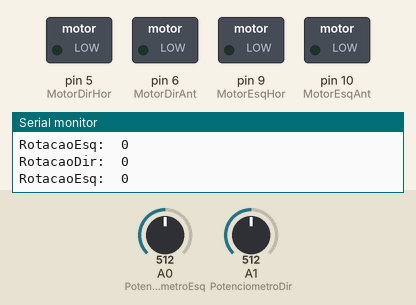
Simulated run of this sketch. Board: Arduino Uno, built with avr-gcc and run on an emulated ATmega328P. Shown: switched loads named in the sketch (green lamp = pin HIGH), the last lines printed to the serial monitor. The inputs (shaded band) are chosen by the test bench; at power-on: A0 (PotenciometroEsq) = 512, A1 (PotenciometroDir) = 512.

Above: at 1.2 s.
1.3 s: A0 (PotenciometroEsq) set to 306
At 2.2 s:
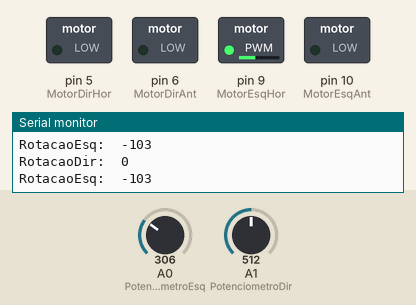
2.8 s: A1 (PotenciometroDir) set to 716
At 3.6 s:
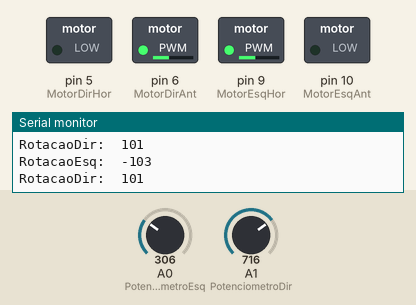
4.3 s: A0 (PotenciometroEsq) set to 511
At 5.5 s:
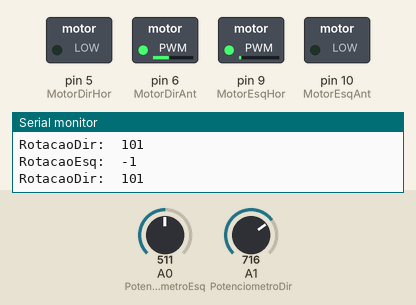
5.8 s: A1 (PotenciometroDir) set to 511
At 7.0 s:
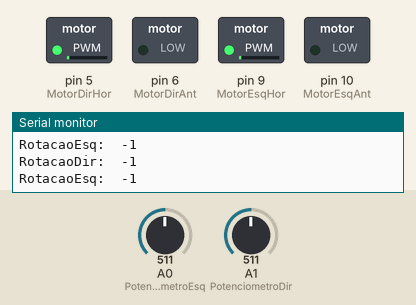
7.3 s: A0 (PotenciometroEsq) set to 716
At 8.3 s:
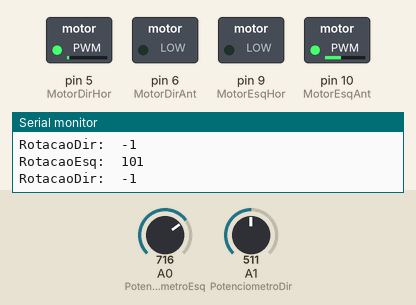
8.8 s: A1 (PotenciometroDir) set to 306
At 9.9 s:
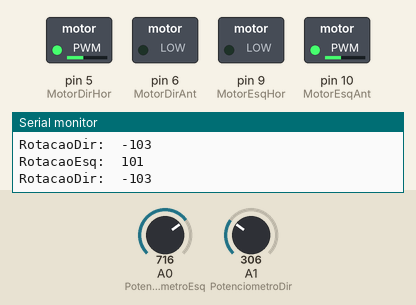
Timing chart, 0 to 11.3 s (numbered marks = the images above; inputs shaded):
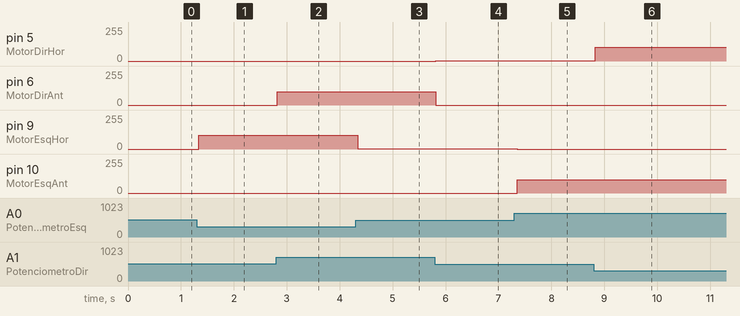

The sketch:

Controle_de_MotoresDC_com_Potenciometro.ino
```cpp
  /*
  * Docente: Marilza Antunes de Lemos
  * Discente: Eduardo Henrique Engel
  * GitHub: https://github.com/EduardoEngel
  * Aula 2 - Conjunto de Motores DC controlado por PWM
  * 27/03/2023
  */

  //Definindo as portas dos motores
  #define MotorEsqAnt 10
  #define MotorEsqHor 9
  #define MotorDirAnt 6
  #define MotorDirHor 5

  //Definindo as portas dos Potenciometros
  #define PotenciometroEsq A0
  #define PotenciometroDir A1

  //Definindo as variáveis de rotação do motor
  int RotacaoEsq;
  int RotacaoDir;

void setup() {

  //Definindo as portas dos motores como saídas
  pinMode(MotorEsqAnt, OUTPUT);
  pinMode(MotorEsqHor, OUTPUT);
  pinMode(MotorDirAnt, OUTPUT);
  pinMode(MotorDirHor, OUTPUT);

  //Definindo as portas dos potenciometros como entradas
  pinMode(PotenciometroEsq, INPUT);
  pinMode(PotenciometroDir, INPUT);


  Serial.begin(9600);  //Inicia a comunicação serial para fazer debug no monitor
}


void loop() {

  RotacaoEsq = analogRead(PotenciometroEsq);      //Faz a leitura do potenciometro e o define como variável
  RotacaoEsq = map(RotacaoEsq, 0,1023,-255,255);
  //Restabelece os limites dos valores indicados pelo potenciometro, define os pontos mínimo e máximo como -255 e 255 respectivamente, dessa forma, será mais facil para o motor identificar se a rotação deve ocorrer no sentido horário ou antihorário

  //Realiza a comunicação serial do valor de rotação no motor direito
  Serial.print("RotacaoEsq:\t");
  Serial.println(RotacaoEsq);


  RotacaoDir = analogRead(PotenciometroDir);      //Faz a leitura do potenciometro e o define como variável
  RotacaoDir = map(RotacaoDir, 0,1023,-255,255);
  //Restabelece os limites dos valores indicados pelo potenciometro, define os pontos mínimo e máximo como -255 e 255 respectivamente, dessa forma, será mais facil para o motor identificar se a rotação deve ocorrer no sentido horário ou antihorário

  //Realiza a comunicação serial do valor de rotação no motor direito
  Serial.print("RotacaoDir:\t");
  Serial.println(RotacaoDir);

  //Executa as funções RotacaoDir e RotacaoEsq
  MotorDireito(RotacaoDir);
  MotorEsquerdo(RotacaoEsq);

}
  void MotorDireito (int rotacao) {         //Void da Função MotorDir
  if (rotacao > 0 ) {                       //Se a variável rotação for maior que zero...
  analogWrite (MotorDirAnt, rotacao);       //O motor direito funcionará no sentido anti-horário
  digitalWrite (MotorDirHor, LOW);          //A rotação no sentido horário não ocorrerá
  }
  else if (rotacao <0){                     //Se a variável rotação for menor que zero...
  analogWrite (MotorDirHor, rotacao*-1);    //O motor direito funcionará no sentido horário
  digitalWrite (MotorDirAnt, LOW);          //A rotação no sentido anti-horário não ocorrerá
  }
  else {                                    //Se não...
  digitalWrite (MotorDirHor, LOW);          //Ele não rotará no sentido horário
  digitalWrite (MotorDirAnt, LOW);          //Ele não rotará no sentido anti-horário
  }
}

void MotorEsquerdo (int rotacao) {          //Void da Função MotorEsq
  if (rotacao > 0 ) {                       //Se a variável rotação for maior que zero...
  analogWrite (MotorEsqAnt, rotacao);       //O motor esquerdo funcionará no sentido anti-horário
  digitalWrite (MotorEsqHor, LOW);          //A rotação no sentido horário não ocorrerá
  }
  else if (rotacao <0){                     //Se a variável rotação for menor que zero...
  analogWrite (MotorEsqHor, rotacao*-1);    //O motor esquerdo funcionará no sentido horário
  digitalWrite (MotorEsqAnt, LOW);          //A rotação no sentido anti-horário não ocorrerá
  }
  else {                                    //Se não...
  digitalWrite (MotorEsqHor, LOW);          //Ele não rotará no sentido horário
  digitalWrite (MotorEsqAnt, LOW);          //Ele não rotará no sentido anti-horário
  }
}
```

Measured:
- after the input at 1.3 s, pin 9 (MotorEsqHor): 0/255 → 103/255 at once
- after the input at 2.8 s, pin 6 (MotorDirAnt): 0/255 → 101/255 at once
- after the input at 4.3 s, pin 9 (MotorEsqHor): 103/255 → 1/255 at once
- after the input at 5.8 s, pin 5 (MotorDirHor): 0/255 → 1/255 at once; pin 6 (MotorDirAnt): 101/255 → 0/255 at once
- after the input at 7.3 s, pin 9 (MotorEsqHor): 1/255 → 0/255 after 0.05 s; pin 10 (MotorEsqAnt): 0/255 → 101/255 after 0.05 s
- after the input at 8.8 s, pin 5 (MotorDirHor): 1/255 → 103/255 at once
